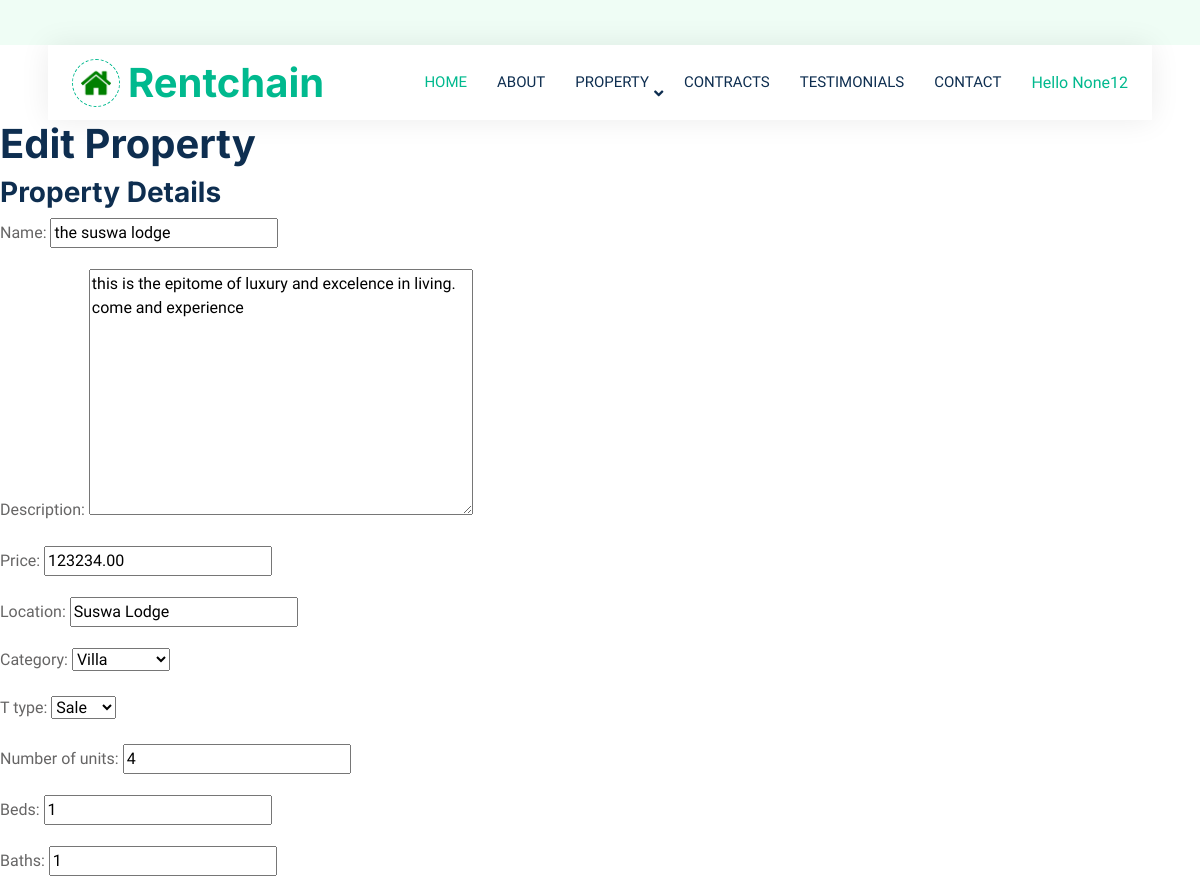
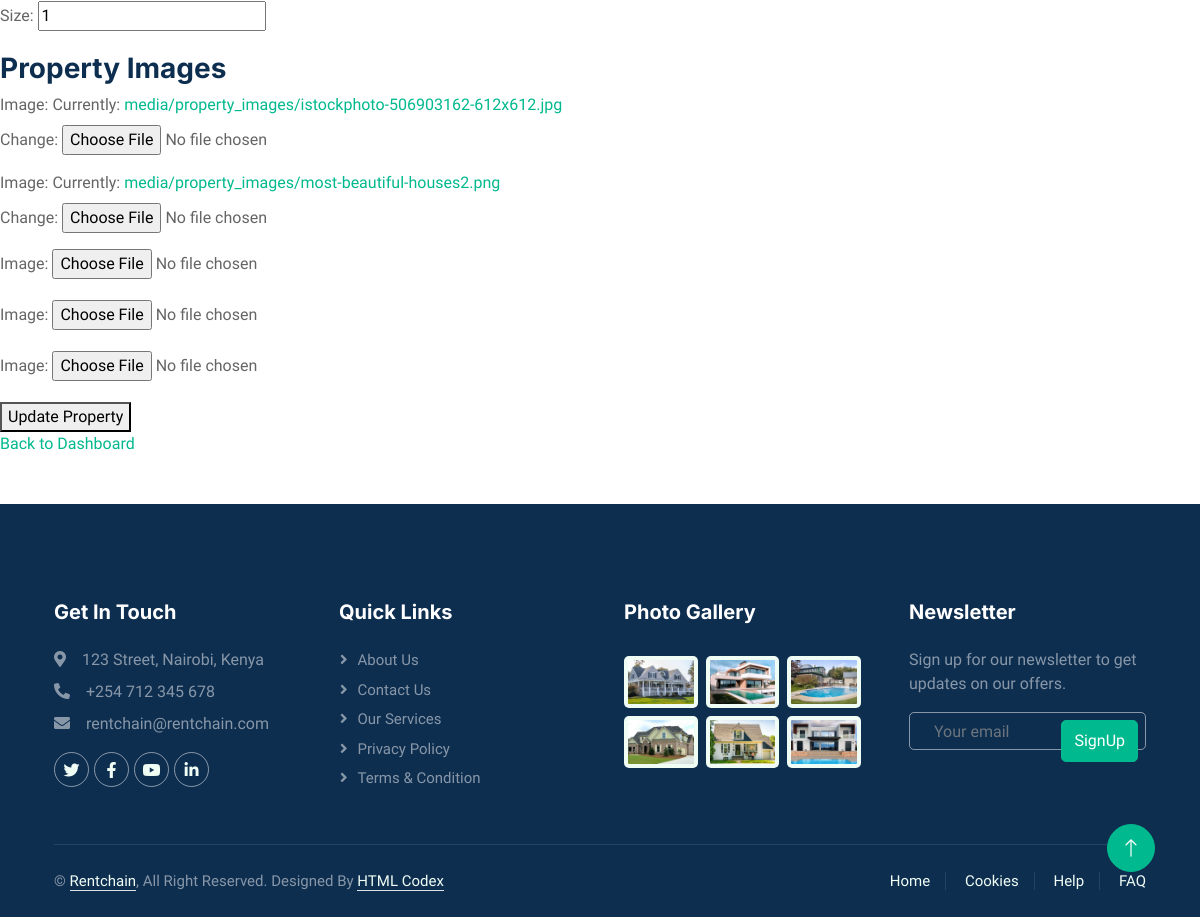
The page /landlord/property/edit/6/ (signed in) on the database its author committed (2 pictures, top to bottom).
### property_app/models.py (models this page shows, shortened)
class User(AbstractUser):
    ROLES = [
        ('client', 'Client'),
        ('landlord', 'Landlord'),
        ('admin', 'Admin'),
    ]
    role = models.CharField(max_length=10, choices=ROLES, default='client')
    groups = models.ManyToManyField(
        Group,
        related_name="custom_user_groups",  # Specify a custom related_name
        blank=True,
    )
    user_permissions = models.ManyToManyField(
        Permission,
        related_name="custom_user_permissions",  # Specify a custom related_name
        blank=True,
    )

class Property(models.Model):
    landlord = models.ForeignKey(settings.AUTH_USER_MODEL, on_delete=models.CASCADE, related_name="properties")
    name = models.CharField(max_length=255, default='test')
    description = models.TextField(default='test')
    price = models.DecimalField(max_digits=10, decimal_places=2,default='123')
    location = models.CharField(max_length=255,default='test')
    created_at = models.DateTimeField(auto_now_add=True)
    number_of_units=models.IntegerField()
    size=models.IntegerField()
    baths=models.IntegerField()
    beds=models.IntegerField()
    lease_type=[
        ('rent','Rent'),
        ('sale','Sale'),
        ('lease','Lease')
    ]
    CATEGORY_CHOICES = [
        ('apartment', 'Apartment'),
        ('villa', 'Villa'),
        ('Home', 'home'),
        ('Office', 'office'),
        ('Garage', 'garage'),
    ]
    category = models.CharField(max_length=50, choices=CATEGORY_CHOICES, default='apartment')
    t_type= models.CharField(max_length=50,choices=lease_type,default='rent')

### property_app/views.py (the view, shortened to what this page needs)
# urls.py: path('landlord/property/edit/<int:property_id>/', PropertyEditView.as_view(), name='property_edit'),
@method_decorator(login_required, name='dispatch')
@method_decorator(role_required('landlord'), name='dispatch')
class PropertyEditView(View):
    def get(self, request, property_id, *args, **kwargs):
        property_instance = get_object_or_404(Property, pk=property_id, landlord=request.user)
        property_form = PropertyForm(instance=property_instance)
        PropertyImageFormSet = modelformset_factory(PropertyImage, form=PropertyImageForm, extra=3)
        image_formset = PropertyImageFormSet(queryset=PropertyImage.objects.filter(property=property_instance))
        return render(request, 'edit_property.html', {
            'property_form': property_form,
            'image_formset': image_formset,
            'property_instance': property_instance
        })

### property_app/forms.py
class PropertyForm(forms.ModelForm):
    class Meta:
        model=Property
        fields = ['name', 'description', 'price', 'location','category','t_type','number_of_units','beds','baths','size']

### property_app/context_processors.py (called while the page is built)
def dashboard_url(request):
    if request.user.is_authenticated:
        if request.user.role == 'client':
            return {'dashboard_url': reverse('client_dashboard')}
        elif request.user.role == 'landlord':
            return {'dashboard_url': reverse('landlord_dashboard')}
        elif request.user.role == 'admin':
            return {'dashboard_url': reverse('admin_dashboard')}
    return {'dashboard_url': None}

### property_app/views.py (called while the page is built)
def role_required(role):
    def decorator(view_func):
        def _wrapped_view(request, *args, **kwargs):
            if request.user.is_authenticated and request.user.role == role:
                return view_func(request, *args, **kwargs)
            return HttpResponseForbidden("You are not authorized to access this page.")
        return _wrapped_view
    return decorator

### property_app/templates/edit_property.html (shortened to what this page needs)
{% extends "base.html" %}
{% block content %}
<h1>Edit Property</h1>
<form method="post" enctype="multipart/form-data" action="">
    <h3>Property Details</h3>
    {{ property_form.as_p }}
    <h3>Property Images</h3>
    {% for form in image_formset %}
        {{ form.as_p }}
    {% endfor %}
    <button type="submit">Update Property</button>
</form>
<a href="{% url 'landlord_dashboard' %}">Back to Dashboard</a>
{% endblock %}

### property_app/templates/base.html (shortened to what this page needs)
{%load static%}
<!DOCTYPE html>
<html lang="en">
<head>
    <link href="//maxcdn.bootstrapcdn.com/bootstrap/4.1.1/css/bootstrap.min.css" rel="stylesheet" id="bootstrap-css">
    <link href="https://cdn.jsdelivr.net/npm/bootstrap@5.3.0-alpha1/dist/css/bootstrap.min.css" rel="stylesheet">
    <link href="https://cdnjs.cloudflare.com/ajax/libs/font-awesome/5.10.0/css/all.min.css" rel="stylesheet">
    <link href="https://cdn.jsdelivr.net/npm/bootstrap-icons@1.4.1/font/bootstrap-icons.css" rel="stylesheet">
    <link href="https://cdn.jsdelivr.net/npm/bootstrap@5.3.0/dist/css/bootstrap.min.css" rel="stylesheet">
    <link href="{% static "lib/animate/animate.min.css" %}"   rel="stylesheet">
    <link href= "{% static "lib/owlcarousel/assets/owl.carousel.min.css" %}" rel="stylesheet">
    <link href="{% static "bootstrap.min.css" %}" rel="stylesheet">
    <link href= "{% static "style.css" %}" rel="stylesheet">
</head>
<body>
    <div class="container-xxl bg-white p-0">
        <div class="container-fluid nav-bar bg-transparent">
            <nav class="navbar navbar-expand-lg bg-white navbar-light py-0 px-4">
                <a href="index.html" class="navbar-brand d-flex align-items-center text-center">
                    <div class="icon p-2 me-2">
                        <img class="img-fluid" src="img/favicon2.ico" alt="Icon" style="width: 30px; height: 30px;">
                    </div>
                    <h1 class="m-0 text-primary">Rentchain</h1>
                </a>
                <div class="collapse navbar-collapse" id="navbarCollapse">
                    <div class="navbar-nav ms-auto">
                        <a href="{%url 'home'%}" class="nav-item nav-link active">Home</a>
                        <a href="/Rentchain/about.html" class="nav-item nav-link">About</a>
                        <div class="nav-item dropdown">
                            <a href="#" class="nav-link dropdown-toggle" data-bs-toggle="dropdown">Property</a>
                        </div>
                        <a href="/Rentchain//contracts.html" class="nav-item nav-link">Contracts</a>
                        <div class="nav-item dropdown">
                            <a href="/Rentchain/testimonial.html" class="nav-item nav-link" >Testimonials</a>
                        </div>
                        <a href="/Rentchain/contact.html" class="nav-item nav-link">Contact</a>
                    </div>
                    {% if dashboard_url %}
    <a href="{{ dashboard_url }}">Hello {{request.user.username}}</a>
{% else %}
    <a href="/login/">Login</a>
{% endif %}
                </div>
            </nav>
        </div>
        {%block content%}
        {%endblock%}
        <div class="container-fluid bg-dark text-white-50 footer pt-5 mt-5 wow fadeIn" data-wow-delay="0.1s">
            <div class="container py-5">
                <div class="row g-5">
                    <div class="col-lg-3 col-md-6">
                        <h5 class="text-white mb-4">Get In Touch</h5>
                        <p class="mb-2"><i class="fa fa-map-marker-alt me-3"></i>123 Street, Nairobi, Kenya</p>
                        <p class="mb-2"><i class="fa fa-phone-alt me-3"></i>+254 712 345 678</p>
                        <p class="mb-2"><i class="fa fa-envelope me-3"></i>rentchain@rentchain.com</p>
                        <div class="d-flex pt-2">
                            <a class="btn btn-outline-light btn-social" href=""><i class="fab fa-twitter"></i></a>
                            <a class="btn btn-outline-light btn-social" href=""><i class="fab fa-facebook-f"></i></a>
                            <a class="btn btn-outline-light btn-social" href=""><i class="fab fa-youtube"></i></a>
                            <a class="btn btn-outline-light btn-social" href=""><i class="fab fa-linkedin-in"></i></a>
                        </div>
                    </div>
                    <div class="col-lg-3 col-md-6">
                        <h5 class="text-white mb-4">Quick Links</h5>
                        <a class="btn btn-link text-white-50" href="/Rentchain/about.html">About Us</a>
                        <a class="btn btn-link text-white-50" href="/Rentchain/contact.html">Contact Us</a>
                        <a class="btn btn-link text-white-50" href="">Our Services</a>
                        <a class="btn btn-link text-white-50" href="">Privacy Policy</a>
                        <a class="btn btn-link text-white-50" href="">Terms & Condition</a>
                    </div>
                    <div class="col-lg-3 col-md-6">
                        <h5 class="text-white mb-4">Photo Gallery</h5>
                        <div class="row g-2 pt-2">
                            <div class="col-4">
                                <img class="img-fluid rounded bg-light p-1" src="img/property-1.jpg" alt="">
                            </div>
                            <div class="col-4">
                                <img class="img-fluid rounded bg-light p-1" src="img/property-2.jpg" alt="">
                            </div>
                            <div class="col-4">
                                <img class="img-fluid rounded bg-light p-1" src="img/property-3.jpg" alt="">
                            </div>
                            <div class="col-4">
                                <img class="img-fluid rounded bg-light p-1" src="img/property-4.jpg" alt="">
                            </div>
                            <div class="col-4">
                                <img class="img-fluid rounded bg-light p-1" src="img/property-5.jpg" alt="">
                            </div>
                            <div class="col-4">
                                <img class="img-fluid rounded bg-light p-1" src="img/property-6.jpg" alt="">
                            </div>
                        </div>
                    </div>
                    <div class="col-lg-3 col-md-6">
                        <h5 class="text-white mb-4">Newsletter</h5>
                        <p>Sign up for our newsletter to get updates on our offers.</p>
                        <div class="position-relative mx-auto" style="max-width: 400px;">
                            <input class="form-control bg-transparent w-100 py-3 ps-4 pe-5" type="text" placeholder="Your email">
                            <button type="button" class="btn btn-primary py-2 position-absolute top-0 end-0 mt-2 me-2">SignUp</button>
                        </div>
                    </div>
                </div>
            </div>
            <div class="container">
                <div class="copyright">
                    <div class="row">
                        <div class="col-md-6 text-center text-md-start mb-3 mb-md-0">
                            &copy; <a class="border-bottom" href="#">Rentchain</a>, All Right Reserved.
							Designed By <a class="border-bottom" href="https://htmlcodex.com">HTML Codex</a>
                        </div>
                        <div class="col-md-6 text-center text-md-end">
                            <div class="footer-menu">
                                <a href="">Home</a>
                                <a href="">Cookies</a>
                                <a href="">Help</a>
                                <a href="">FAQ</a>
                            </div>
                        </div>
                    </div>
                </div>
            </div>
        </div>
        <a href="#" class="btn btn-lg btn-primary btn-lg-square back-to-top"><i class="bi bi-arrow-up"></i></a>
    </div>
</body>
</html>

### property_app/static/style.css (style rules this page uses)
:root { --primary: #00B98E; --secondary: #FF6922; --light: #EFFDF5; --dark: #0E2E50; }
.back-to-top { position: fixed; display: none; right: 45px; bottom: 45px; z-index: 99; }
.btn { transition: .5s; }
.btn.btn-primary, .btn.btn-secondary { color: #FFFFFF; }
.btn-lg-square { width: 48px; height: 48px; }
.btn-square, .btn-sm-square, .btn-lg-square { padding: 0; display: flex; align-items: center; justify-content: center; font-weight: normal; border-radius: 50px; }
.nav-bar { position: relative; margin-top: 45px; padding: 0 3rem; transition: .5s; z-index: 9999; }
.navbar { box-shadow: 0 0 30px rgba(0, 0, 0, .08); }
.navbar .dropdown-toggle::after { border: none; content: "\f107"; font-family: "Font Awesome 5 Free"; font-weight: 900; vertical-align: middle; margin-left: 5px; transition: .5s; }
.navbar-light .navbar-nav .nav-link { margin-right: 30px; padding: 25px 0; color: #FFFFFF; font-size: 15px; text-transform: uppercase; outline: none; }
.navbar-light .navbar-nav .nav-link:hover, .navbar-light .navbar-nav .nav-link.active { color: var(--primary); }
.navbar-light .navbar-brand { height: 75px; }
.navbar-light .navbar-nav .nav-link { color: var(--dark); font-weight: 500; }
.icon { padding: 15px; display: inline-flex; align-items: center; justify-content: center; background: #FFFFFF !important; border-radius: 50px; border: 1px dashed var(--primary) !important; }
.footer .btn.btn-social { margin-right: 5px; width: 35px; height: 35px; display: flex; align-items: center; justify-content: center; color: var(--light); border: 1px solid rgba(255,255,255,0.5); border-radius: 35px; transition: .3s; }
.footer .btn.btn-link { display: block; margin-bottom: 5px; padding: 0; text-align: left; font-size: 15px; font-weight: normal; text-transform: capitalize; transition: .3s; }
.footer .btn.btn-link::before { position: relative; content: "\f105"; font-family: "Font Awesome 5 Free"; font-weight: 900; margin-right: 10px; }
.footer .form-control { border-color: rgba(255,255,255,0.5); }
.footer .copyright { padding: 25px 0; font-size: 15px; border-top: 1px solid rgba(256, 256, 256, .1); }
.footer .copyright a { color: var(--light); }
.footer .footer-menu a { margin-right: 15px; padding-right: 15px; border-right: 1px solid rgba(255, 255, 255, .1); }
.footer .footer-menu a:last-child { margin-right: 0; padding-right: 0; border-right: none; }

### rows shown on the page
User: user.username "None12"
Property: name "the suswa lodge", description "this is the epitome of luxury and excelence in living. come and experience", price "123234.00", location "Suswa Lodge", category "Villa", t_type "Sale", number_of_units "4", beds "1", baths "1", size "1"
